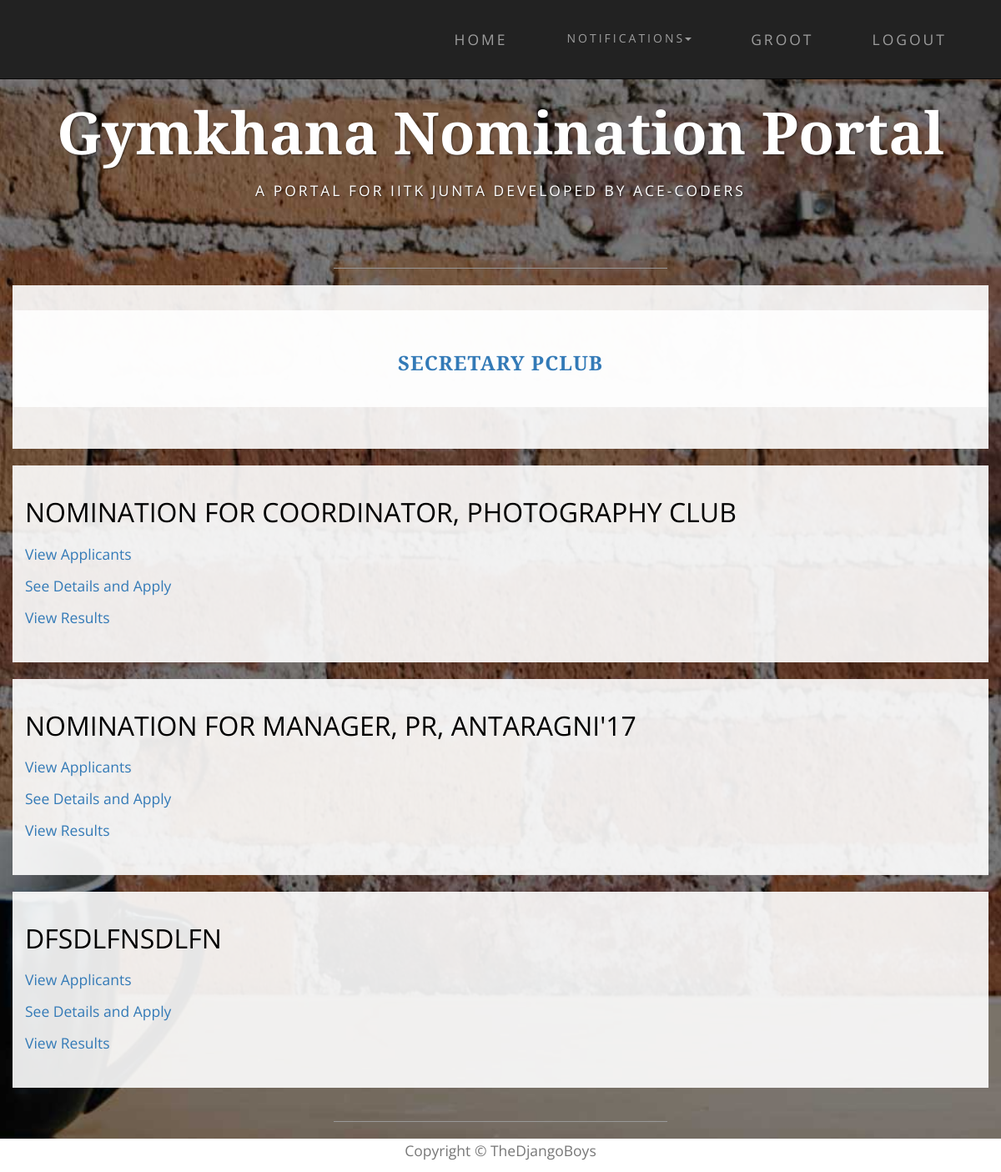
Screenshot of /nominations/ (signed in) with the database file from the repository.
### nomi/models.py (models this page shows, shortened)
class Post(models.Model):
    post_name = models.CharField(max_length=500, null=True)
    club = models.ForeignKey(Club, on_delete=models.CASCADE, null=True, blank=True)
    parent = models.ForeignKey('self', on_delete=models.CASCADE, null=True, blank=True)
    post_holders = models.ManyToManyField(User, blank=True)
    post_approvals = models.ManyToManyField('self', related_name='approvals', symmetrical=False, blank=True)
    status = models.CharField(max_length=50, choices=POST_STATUS, default='Post created')
    perms=models.CharField(max_length=200,choices=POST_PERMS,default='normal')
    class Meta:
        permissions = (("can approve the post", "can approve the post"), ("can send nominations to users", "can send nominations to users"))

class Nomination(models.Model):
    name = models.CharField(max_length=200)
    description = models.TextField(max_length=1000, null=True, blank=True)
    nomi_post = models.ForeignKey(Post, null=True)
    nomi_form = models.OneToOneField('forms.Questionnaire', null=True, blank=True)
    status = models.CharField(max_length=50, choices=STATUS, default='Nomination created')
    nomi_approvals = models.ManyToManyField(Post, related_name='nomi_approvals', symmetrical=False, blank=True)
    year_choice = models.CharField(max_length=100, choices=YEAR_1, null=True)
    hall_choice = models.CharField(max_length=100, choices=HALL_1, null=True)
    dept_choice = models.CharField(max_length=100, choices=DEPT_1, null=True)

### nomi/views.py (the view)
@login_required
def index(request):
    nominations = Nomination.objects.all()
    all_nominations = nominations[::-1]
    posts = Post.objects.filter(post_holders=request.user)
    clubs = Club.objects.filter(club_members=request.user)
    username = UserProfile.objects.get(user=request.user)
    return render(request, 'index.html', context={'all_nominations': all_nominations, 'posts': posts,
                                                  'clubs': clubs, 'username': username})

### nomi/templates/index.html (shortened to what this page needs)
{% extends 'base.html' %}
{% load staticfiles %}
{% block content %}
    {% if not perms.nomi.admin %}
       <div class="container box">
            {% if posts %}
            {% for post in posts %}
                 <div class="row box">
                    <h3 class="text-center"><a href="{% url 'post_view' post.pk %}" >{{post.post_name}}</a></h3>
                </div>
            {% endfor %}
            {% endif %}
        </div>
    {% endif %}
        <div class="container">
        {% if user.is_authenticated %}
            {% for nomi in all_nominations %}
            {% if nomi.year_choice == username.year or nomi.year_choice == 'All' or perms.nomi.admin %}
                {% if nomi.hall_choice == username.hall or nomi.hall_choice == 'All' or perms.nomi.admin %}
                    {% if nomi.dept_choice == username.department or nomi.dept_choice == 'All' or perms.nomi.admin %}
                        <div class="row box">
                            <p style="font-size: xx-large">{{ nomi.name.upper }}</p>
                                        <p><a href="{% url 'applicants' nomi.pk %}">View Applicants</a></p>
                            {% if not perms.nomi.admin %}
                                        <p><a href="{% url 'forms:show_form' nomi.nomi_form.pk %}">See Details and Apply</a></p>
                            {% endif %}
                                <p><a href="{% url 'result' nomi.pk %}">View Results</a></p>
                        </div>
                    {% endif %}
                {% endif %}
            {% endif %}
            {% endfor %}
        {% endif %}
        </div>
    {% endblock %}

### nomi/templates/base.html (shortened to what this page needs)
<!DOCTYPE html>
<html lang="en">
{% load staticfiles %}
<head>
    <link href="{% static 'nomi/css/bootstrap.min.css' %}" rel="stylesheet">
    <link href="{% static 'nomi/css/business-casual.css' %}" rel="stylesheet">
</head>
<body>
 {% block navigation %}
    <nav id="mainNav" class="navbar navbar-inverse navbar-custom navbar-fixed-top">
        <div class="container">
            <div class="collapse navbar-collapse" id="bs-example-navbar-collapse-1">
                 <ul class="nav navbar-nav navbar-right">
                    <li><a href="{% url 'index' %}">Home</a></li>
                    {% if user.is_authenticated %}
                     <li class="dropdown">
                         <a class="btn btn-link dropdown-toggle" data-toggle="dropdown"type="button">Notifications<span class="caret"></span></a>
                     </li>
                     <li><a href="{% url 'profile' %}" >{{user.get_username}}</a></li>
                     <li><a href="{% url 'logout' %}?next={% url 'index' %}">Logout</a></li>
                    {% else %}
                        <li><a href="{% url 'login' %}?next={{request.path}}">Login</a></li>
                     {% endif %}
                 </ul>
            </div>
        </div>
    </nav>
 {% endblock %}
 {% block heading %}
    <div class="brand main">Gymkhana Nomination Portal</div>
    <div class="address-bar">A PORTAL FOR IITK JUNTA DEVELOPED BY ACE-CODERS</div>
    <br>
    <hr>
 {% endblock %}
    {% block content %}
    {% endblock %}
    <hr>
    <div class="col-lg-12 text-center " style="background:white;height:40px">
        <p class="text-muted">Copyright &copy; TheDjangoBoys</p>
    </div>
</body>

### nomi/static/nomi/css/business-casual.css (style rules this page uses)
body { font-family: "Open Sans","Helvetica Neue",Helvetica,Arial,sans-serif; background: url('../img/bg.jpg') no-repeat center center fixed; -webkit-background-size: cover; -moz-background-size: cover; background-size: cover; -o-background-size: cover; }
h1, h2, h3, h4, h5, h6 { text-transform: uppercase; font-family: "Josefin Slab","Helvetica Neue",Helvetica,Arial,sans-serif; font-weight: 700; letter-spacing: 1px; }
p { font-size: 1.25em; line-height: 1.6; color: #000; }
hr { max-width: 400px; border-color: #999999; }
.brand, .address-bar { display: none; }
.navbar-nav { text-transform: uppercase; font-weight: 400; letter-spacing: 3px; }
.box { margin-bottom: 20px; padding: 30px 15px; background: #fff; background: rgba(255,255,255,0.9); }
@media screen and (min-width:768px) { .brand { display: inherit; margin: 0; padding: 30px 0 10px; text-align: center; text-shadow: 1px 1px 2px rgba(0,0,0,0.5); font-family: "Josefin Slab","Helvetica Neue",Helvetica,Arial,sans-serif; font-size: 5em; font-weight: 700; line-height: normal; color: #fff; } }
@media screen and (min-width:768px) { .address-bar { display: inherit; margin: 0; padding: 0 0 40px; text-align: center; text-shadow: 1px 1px 2px rgba(0,0,0,0.5); text-transform: uppercase; font-size: 1.25em; font-weight: 400; letter-spacing: 3px; color: #fff; } }
@media screen and (min-width:768px) { .navbar { border-radius: 0; } }
@media screen and (min-width:768px) { .navbar { min-height: 0; } }
@media screen and (min-width:768px) { .nav>li>a { padding: 35px; } }
@media screen and (min-width:768px) { .navbar-nav>li>a { line-height: normal; } }
@media screen and (min-width:768px) { .navbar-nav { display: table; float: none; margin: 0 auto; table-layout: fixed; font-size: 1.25em; } }
@media screen and (min-width:1200px) { .box:after { content: ''; display: table; clear: both; } }

### rows the page displays
Post: post_name "SECRETARY PCLUB"
Nomination: name "NOMINATION FOR COORDINATOR, PHOTOGRAPHY CLUB"
Nomination: name "NOMINATION FOR MANAGER, PR, ANTARAGNI'17"
Nomination: name "DFSDLFNSDLFN"

### other values shown
{{ user.get_username }} "GROOT"
